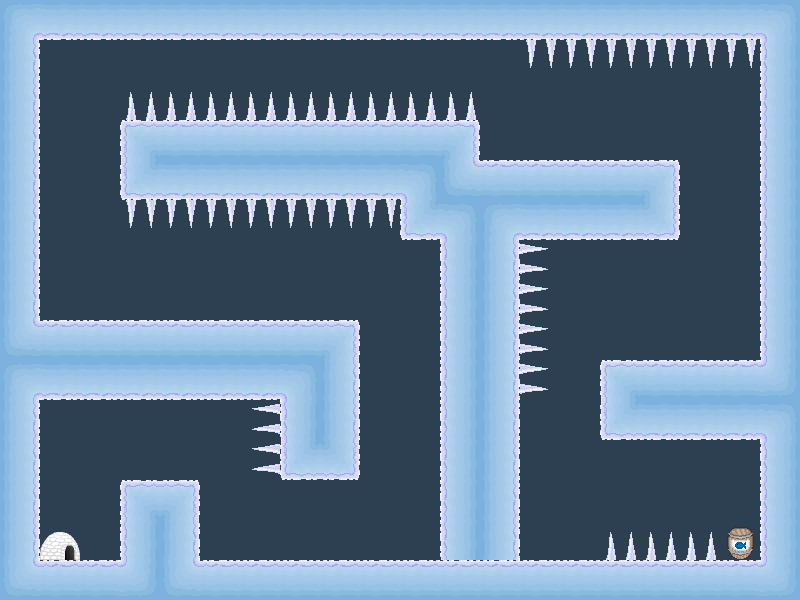

A 2D game scene composited from a Tiled map and its tileset images. What follows is a short description and the map's XML, with each tile layer's data collapsed to a summary:
An orthogonal 20x15 tile map with 40x40 px tiles, 1 tile layer (textures), 1 hidden layer not drawn, 3 tilesets and 8 objects (6x spikes, mainPlayer, me.LevelEntity).

<map version="1.0" orientation="orthogonal" width="20" height="15" tilewidth="40" tileheight="40" backgroundcolor="#2c4052">
 <tileset firstgid="1" name="solid" tilewidth="40" tileheight="40">
  <image source="tilesets/solid.png" width="40" height="40" />
  <tile id="0">
   <properties>
    <property name="type" value="solid" />
   </properties>
  </tile>
 </tileset>
 <tileset firstgid="2" name="textures" tilewidth="40" tileheight="40">
  <image source="tilesets/textures.png" width="160" height="480" />
 </tileset>
 <tileset firstgid="50" name="objects" tilewidth="40" tileheight="40">
  <image source="tilesets/objects.png" width="160" height="120" />
 </tileset>
 <layer name="textures" width="20" height="15">
  <data>[300 cells, 177 non-empty, 18 distinct tile ids]</data>
 </layer>
 <objectgroup color="#00ff00" name="Entities" width="20" height="15">
  <object name="mainPlayer" x="80" y="520" width="40" height="40" />
  <object name="me.LevelEntity" x="720" y="520" width="40" height="40" />
 </objectgroup>
 <objectgroup color="#ff0000" name="EnemyEntities" width="20" height="15">
  <object name="spikes" x="120" y="80" width="360" height="40" />
  <object name="spikes" x="120" y="200" width="280" height="40" />
  <object name="spikes" x="240" y="400" width="40" height="80" />
  <object name="spikes" x="520" y="248" width="28" height="144" />
  <object name="spikes" x="520" y="40" width="240" height="40" />
  <object name="spikes" x="600" y="520" width="120" height="40" />
 </objectgroup>
 <layer name="collision" width="20" height="15" visible="0">
  <data>[300 cells, 144 non-empty, 1 distinct tile ids]</data>
 </layer>
</map>
